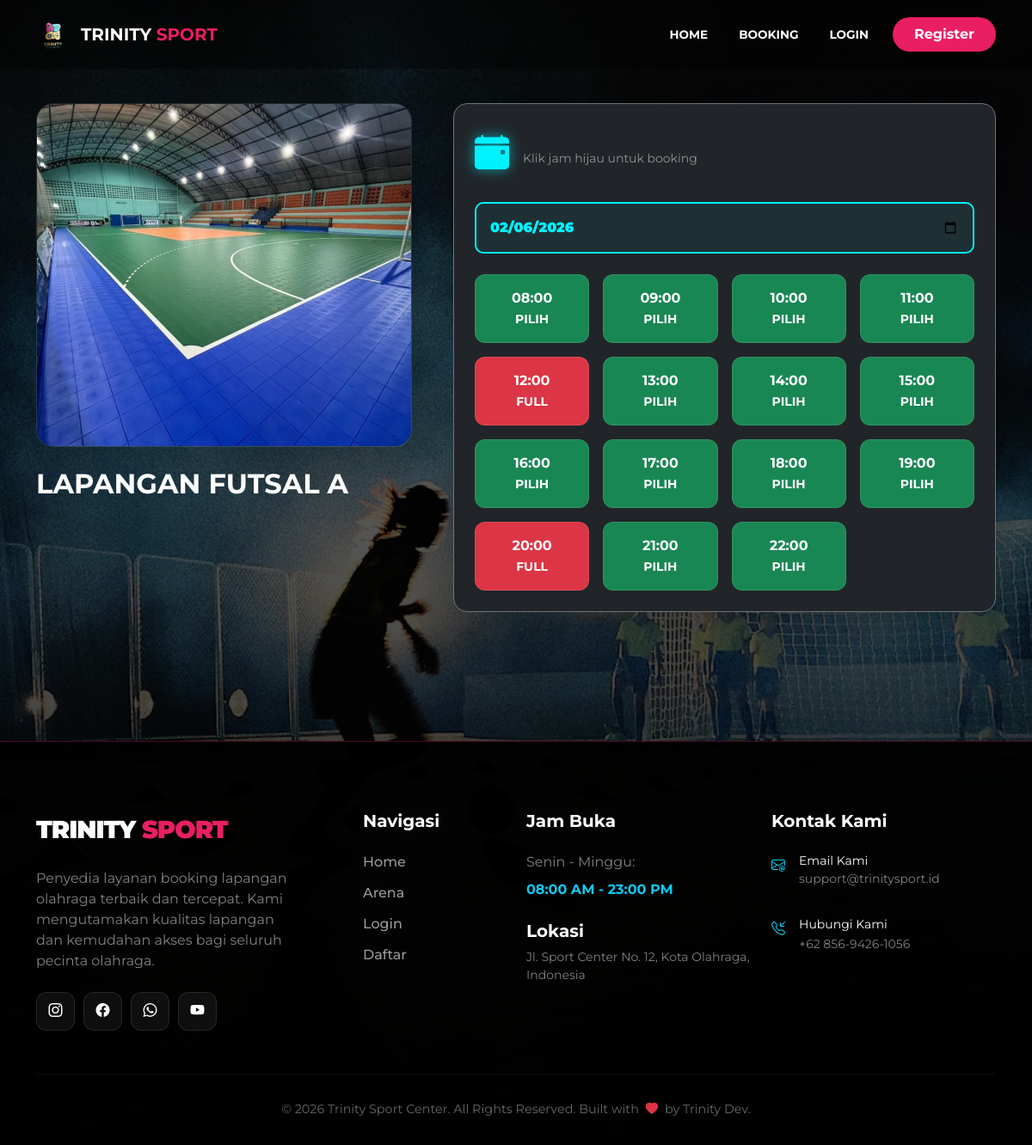
Page /get_public_jadwal.php?id=1 on the committed database.
### tables this page shows
CREATE TABLE `lapangan` (
  `id_lapangan` int(11) NOT NULL,
  `nama_lapangan` varchar(50) NOT NULL,
  `jenis` enum('futsal','badminton') NOT NULL,
  `harga_per_jam` int(11) NOT NULL,
  `foto` varchar(255) DEFAULT NULL
);

### get_public_jadwal.php (the view, shortened to what this page needs)
<?php
require 'config/database.php';
include 'includes/header.php';
$id_lapangan = $_GET['id'];
$tgl_cek = isset($_GET['tanggal']) ? $_GET['tanggal'] : date('Y-m-d');
$jam_sekarang = date('H:i:s');
$tgl_sekarang = date('Y-m-d');
$query_lap = mysqli_query($conn, "SELECT * FROM lapangan WHERE id_lapangan = '$id_lapangan'");
$lap = mysqli_fetch_assoc($query_lap);
$booked_query = mysqli_query($conn, "SELECT jam_mulai FROM booking WHERE id_lapangan = '$id_lapangan' AND tanggal = '$tgl_cek' AND status != 'dibatalkan'");
$booked_slots = [];
while($row = mysqli_fetch_assoc($booked_query)) { $booked_slots[] = $row['jam_mulai']; }
?>
<div class="container" style="margin-top: 120px; padding-bottom: 100px;">
    <div class="row g-5">
        <div class="col-md-5">
            <div class="img-jadwal-container shadow-lg mb-4">
                <img src="assets/images/<?= $lap['foto'] ?>" onerror="this.src='https://images.unsplash.com/photo-1574629810360-7efbbe195018?q=80&w=800'">
            </div>
            <h2 class="fw-bold text-uppercase"><?= $lap['nama_lapangan'] ?></h2>
        </div>
        <div class="col-md-7">
            <div class="card bg-dark border-secondary p-4 rounded-4 shadow-lg">
                <div class="d-flex align-items-center mb-4">
                    <i class="bi bi-calendar-event-fill" style="font-size: 2.5rem; color: #00f2ff; text-shadow: 0 0 15px rgba(0,242,255,0.6);"></i>
                    <div class="ms-3">
                        <h4 class="fw-bold mb-0">Pilih Jam Main</h4>
                        <p class="text-white-50 small">Klik jam hijau untuk booking</p>
                    </div>
                </div>
                <form action="" method="GET" class="mb-4">
                    <input type="date" name="tanggal" class="form-control input-tanggal-cyan p-3" value="<?= $tgl_cek ?>" onchange="this.form.submit()" min="<?= $tgl_sekarang ?>">
                </form>
                <div class="row g-3">
                    <?php
                    for($i=8; $i<=22; $i++):
                        $time_slot = sprintf("%02d:00:00", $i);
                        $is_booked = in_array($time_slot, $booked_slots);
                        $is_past = ($tgl_cek < $tgl_sekarang) || ($tgl_cek == $tgl_sekarang && $time_slot <= $jam_sekarang);
                    ?>
                    <div class="col-4 col-lg-3 text-center">
                        <?php if($is_past): ?>
                            <div class="slot-box bg-exp"><?= sprintf("%02d:00", $i) ?><br><small>PAST</small></div>
                        <?php elseif($is_booked): ?>
                            <div class="slot-box bg-booked"><?= sprintf("%02d:00", $i) ?><br><small>FULL</small></div>
                        <?php else: ?>
                            <a href="<?= isset($_SESSION['id_user']) ? 'user/booking.php' : 'login.php' ?>?id=<?= $id_lapangan ?>&tgl=<?= $tgl_cek ?>&jam=<?= $time_slot ?>" class="text-decoration-none">
                                <div class="slot-box bg-available"><?= sprintf("%02d:00", $i) ?><br><small>PILIH</small></div>
                            </a>
                        <?php endif; ?>
                    </div>
                    <?php endfor; ?>
                </div>
            </div>
        </div>
    </div>
</div>
<?php include 'includes/footer.php'; ?>

### get_public_jadwal.php (style rules this page uses)
.img-jadwal-container { width: 100%; height: 400px; overflow: hidden; border-radius: 20px; border: 1px solid rgba(255,255,255,0.1); }
.img-jadwal-container img { width: 100%; height: 100%; object-fit: cover; }
.slot-box { padding: 15px; border-radius: 12px; font-weight: 700; text-align: center; border: 1px solid rgba(255,255,255,0.1); transition: 0.3s; }
.bg-booked { background: #dc3545 !important; color: white !important; }
.bg-available { background: #198754 !important; color: white !important; cursor: pointer; }
.input-tanggal-cyan { background: rgba(0, 242, 255, 0.05) !important; color: #00f2ff !important; border: 2px solid #00f2ff !important; font-weight: 900; border-radius: 10px; }

### rows in the picture
lapangan: foto (picture), nama_lapangan "LAPANGAN FUTSAL A"
